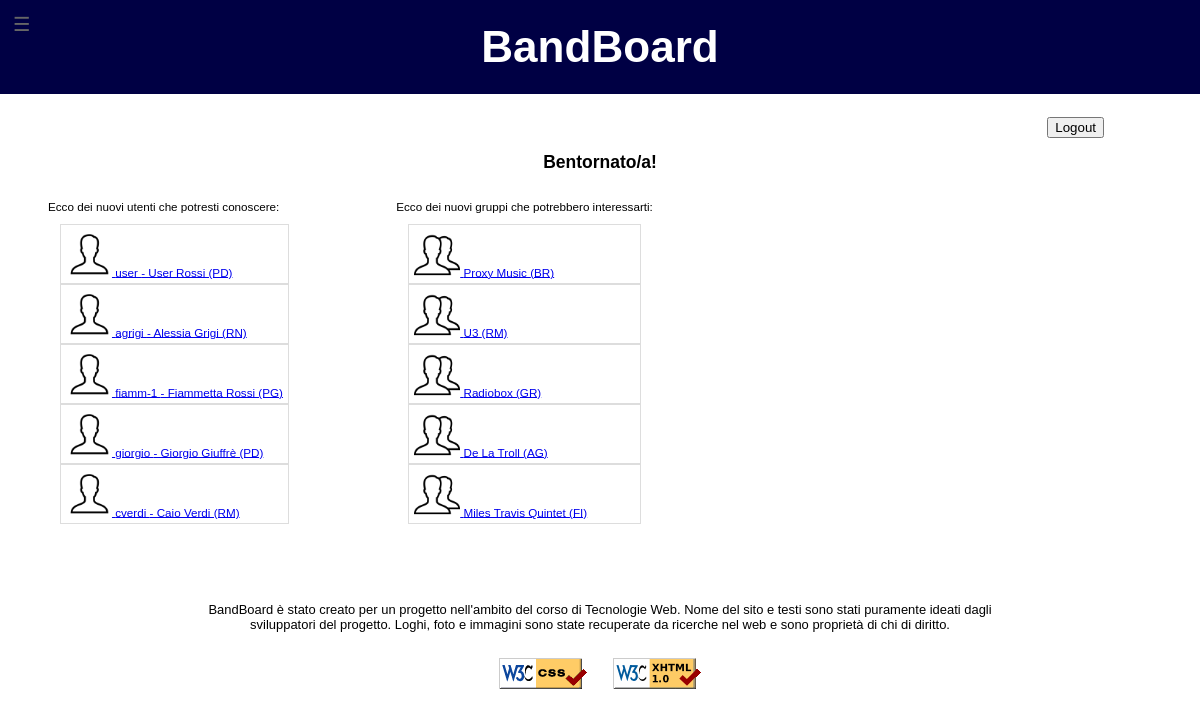
Page / (signed in) on the committed database.
### tables this page shows
CREATE TABLE IF NOT EXISTS Utenti (
	username		VARCHAR(25) PRIMARY KEY,
	password	    CHAR(32) NOT NULL,
	email			VARCHAR(45) NOT NULL UNIQUE,
	nome            VARCHAR(20) DEFAULT NULL,
	cognome         VARCHAR(20) DEFAULT NULL,
	dataNascita		DATE NOT NULL,
	immagine		VARCHAR(45) DEFAULT NULL COMMENT 'Immagine profilo; NULL implica immagine di default',
	descrizione     VARCHAR(200) DEFAULT NULL COMMENT 'Descrizione dell\'utente',
	dataIscrizione	DATETIME NOT NULL,
	provincia		CHAR(2) DEFAULT NULL COMMENT 'Provincia di residenza',
	FOREIGN KEY (provincia) REFERENCES Province (sigla)
	    ON DELETE NO ACTION
	    ON UPDATE CASCADE
);

CREATE TABLE IF NOT EXISTS Gruppi (
	idGruppo		INT(10) UNSIGNED PRIMARY KEY AUTO_INCREMENT,
	nome			VARCHAR(45) NOT NULL,
	immagine		VARCHAR(45) DEFAULT NULL COMMENT 'Immagine profilo; NULL implica immagine di default',
	descrizione     VARCHAR(200) DEFAULT NULL COMMENT 'Descrizione del gruppo',
	dataIscrizione	DATETIME NOT NULL,
	provincia		CHAR(2) NOT NULL,
	FOREIGN KEY (provincia) REFERENCES Province (sigla)
	    ON DELETE NO ACTION
	    ON UPDATE CASCADE
);

### lib/php/paths.php (called while the page is built)
<?php
class Paths {
	public static function getRelativePath($from, $to) {
		$from = is_dir($from) ? rtrim($from, '\/') . '/' : $from;
		$to   = is_dir($to)   ? rtrim($to, '\/') . '/'   : $to;
		$from = str_replace('\\', '/', $from);
		$to   = str_replace('\\', '/', $to);
		$from     = explode('/', $from);
		$to       = explode('/', $to);
		$relPath  = $to;
		foreach ($from as $depth => $dir) {
			if ($dir === $to[$depth]) {
				array_shift($relPath);
			} else {
				$remaining = count($from) - $depth;
				if ($remaining > 1) {
					$padLength = (count($relPath) + $remaining - 1) * -1;
					$relPath = array_pad($relPath, $padLength, '..');
					break;
				} else {
					$relPath[0] = './' . $relPath[0];
				}
			}
		}
		return implode('/', $relPath);
	}
}

### index.php (the view, shortened to what this page needs)
<?php
include_once realpath(dirname(__FILE__))."/lib/php/start.php";
include_once realpath(dirname(__FILE__))."/lib/php/header.php";
include_once realpath(dirname(__FILE__))."/lib/php/menu.php";
include_once realpath(dirname(__FILE__))."/lib/php/footer.php";
function getUtenti() {
	$users="<ul class=\"listaSuggeriti\">";
	$connessione=dbConnectionData::getMysqli();
	try {
		if ($connessione->connect_errno) {
			throw new Exception("Connessione fallita: ".$connessione->connect_error.".");
		} else {
			$query="SELECT username, nome, cognome, immagine, provincia, dataIscrizione FROM Utenti WHERE username!=\"".$_SESSION['username']."\" ORDER BY dataIscrizione DESC LIMIT 5;";
			if (!$result=$connessione->query($query)) {
				echo "Query non valida: ".$connessione->error.".";
			} else {
				if ($result->num_rows>0) {
					while ($row=$result->fetch_array(MYSQLI_ASSOC)) {
						if ($row['immagine']==NULL) {
							$row['immagine']="defaultUser.png";
							$users=$users."<li class=\"elementResult\"><a href=\"profiloUtente/profiloUtente.php?username=".$row['username']."&amp;page=index\"><img class=\"listImage\" src=\"images/site/".$row['immagine']."\" alt=\"Immagine di ".$row['username']."\" /> ".$row['username'];
						} else {
							$users=$users."<li class=\"elementResult\"><a href=\"profiloUtente/profiloUtente.php?username=".$row['username']."&amp;page=index\"><img class=\"listImage\" src=\"images/users/".$row['immagine']."\" alt=\"Immagine di ".$row['username']."\" /> ".$row['username'];
						}
						if ($row['nome']!=NULL || $row['cognome']!=NULL) {
							$users=$users." - ".$row['nome']." ".$row['cognome'];
						}
						if ($row['provincia']!=NULL) {
							$users=$users." (".$row['provincia'].")";
						}
						$users=$users."</a></li>";
					}
				}
			}
		}
	} catch (Exception $e){
		echo "Errore: dati non recuperati (".$e->getMessage().").";
	}
	$users=$users."</ul>";
	return $users;
}
function getGruppi() {
	$bands="<ul class=\"listaSuggeriti\">";
	$connessione=dbConnectionData::getMysqli();
	try {
		if ($connessione->connect_errno) {
			throw new Exception("Connessione fallita: ".$connessione->connect_error.".");
		} else {
			$query="SELECT idGruppo, nome, immagine, provincia, dataIscrizione FROM Gruppi WHERE idGruppo NOT IN (SELECT g.idGruppo FROM Gruppi g JOIN Formazioni f ON g.idGruppo=f.gruppo JOIN Conoscenze c ON f.ruolo=c.idConoscenza WHERE c.utente=\"".$_SESSION['username']."\") ORDER BY dataIscrizione DESC LIMIT 5;";
			if (!$result=$connessione->query($query)) {
				echo "Query non valida: ".$connessione->error.".";
			} else {
				if ($result->num_rows>0) {
					while ($row=$result->fetch_array(MYSQLI_ASSOC)) {
						if ($row['immagine']==NULL) {
							$row['immagine']="defaultBand.png";
							$bands=$bands."<li class=\"elementResult\"><a href=\"profiloGruppo/profiloGruppo.php?idGruppo=".$row['idGruppo']."&amp;page=index\"><img class=\"listImage\" src=\"images/site/".$row['immagine']."\" alt=\"Immagine di ".$row['nome']."\" /> ".$row['nome'];
						} else {
							$bands=$bands."<li class=\"elementResult\"><a href=\"profiloGruppo/profiloGruppo.php?idGruppo=".$row['idGruppo']."&amp;page=index\"><img class=\"listImage\" src=\"images/bands/".$row['immagine']."\" alt=\"Immagine di ".$row['nome']."\" /> ".$row['nome'];
						}
						if ($row['provincia']!=NULL) {
							$bands=$bands." (".$row['provincia'].")";
						}
						$bands=$bands."</a></li>";
					}
				}
			}
		}
	} catch (Exception $e){
		echo "Errore: dati non recuperati (".$e->getMessage().").";
	}
	$bands=$bands."</ul>";
	return $bands;
}
echo Start::getHead(array(
	'Titolo' => "Home - BandBoard",
	'DescrizioneBreve' => "Home - BandBoard",
	'Descrizione' => "Home page del sito BandBoard",
	'Keywords' => array("BandBoard", "home", "bacheca", "musica", "musicisti", "gruppi"),
	'Stylesheets' => array("style.css"),
	'Extra' => array("<link rel=\"stylesheet\" media=\"handheld, screen and (max-width:480px), only screen and (max-device-width:480px)\" href=\"lib/css/style_mobile.css\" type=\"text/css\" />")
));
echo '<body>';
echo Header::getHeader();
if (!isset($_SESSION['started'])) {
	$_SESSION['started']=1;
	$page=file_get_contents(realpath(dirname(__FILE__))."/home/homeNLog.txt");
	$page=str_replace('<scriptNumUtenti />', numUtenti(), $page);
	$page=str_replace('<scriptNumGruppi />', numGruppi(), $page);
	echo $page;
} else {
	if(count($_REQUEST)!=0 && !isset($_SESSION['username'])) {
		echo "<div class=\"report\">";
		$login=false;
		try {
			if (file_exists(realpath(dirname(__FILE__))."/lib/php/utente.php")) {
				require_once(realpath(dirname(__FILE__))."/lib/php/utente.php");
			} else {
				throw new Exception("File necessario per l'esecuzione mancante.");
			}
			if ((isset($_REQUEST['username'])) && (isset($_REQUEST['password']))) {
				foreach ($_REQUEST as $chiave => &$valore) {
					$valore=pulisciInput($valore);
				}
				$connessione=dbConnectionData::getMysqli();
				try {
					if ($connessione->connect_errno) {
						throw new Exception("Connessione fallita: ".$connessione->connect_error.".");
					} else {
						$password=Utente::cript($_REQUEST['password']);
						$query="SELECT * FROM Utenti WHERE Utenti.username=\"".$_REQUEST['username']."\" AND Utenti.password=\"".$password."\";";
						if (!$result=$connessione->query($query)) {
							echo "Query non valida: ".$connessione->error.".";
						} else {
							if ($result->num_rows>0) {
								$login=true;
								$row=$result->fetch_array(MYSQLI_ASSOC);
								$_SESSION['username']=$row['username'];
								$_SESSION['password']=$row['password'];
								$result->free();
							}
						}
						$connessione->close();
					}
				} catch (Exception $e){
					echo "Errore: login fallito (".$e->getMessage().").";
				}
				if ($login==false) {
					print "<p class=\"errRep\">I dati inseriti non sono corretti.</p>";
				}
			} else {
				print "<p class=\"errRep\">I dati inseriti non sono corretti.</p>";
			}
		} catch(Exception $e) {
			print "Il sistema è momentaneamente inutilizzabile. Riprova più tardi: (".$e->getMessage().").";
		}
		echo "</div>";
		if ($login==false) {
			$page=file_get_contents(realpath(dirname(__FILE__))."/home/homeNLog.txt");
			$page=str_replace('<scriptNumUtenti />', numUtenti(), $page);
			$page=str_replace('<scriptNumGruppi />', numGruppi(), $page);
			echo $page;
		} else {
			$page="";
			$page=$page."<div class=\"nav\">".Menu::getMenu(array("Home", "<a href='settings/index.php'>Modifica Profilo</a>", "<a href='cercaUtenti/index.php'>Cerca Utenti</a>", "<a href='cercaGruppi/index.php'>Cerca Gruppi</a>", "<a href='gestioneGruppi/gestioneGruppi.php'>I Miei Gruppi</a>", "<a href='registrazioneGruppo/registrazioneGruppo.php'>Nuovo Gruppo</a>"))."</div>";
			$page=$page.file_get_contents(realpath(dirname(__FILE__))."/home/homeLog.txt");
			$page=str_replace('<utentiSuggeriti />', getUtenti(), $page);
			$page=str_replace('<gruppiSuggeriti />', getGruppi(), $page);
			echo $page;
		}
	} else {
		if (isset($_SESSION['username'])) {
			$page="";
			$page=$page."<div class=\"nav\">".Menu::getMenu(array("Home", "<a href='settings/index.php'>Modifica Profilo</a>", "<a href='cercaUtenti/index.php'>Cerca Utenti</a>", "<a href='cercaGruppi/index.php'>Cerca Gruppi</a>", "<a href='gestioneGruppi/gestioneGruppi.php'>I Miei Gruppi</a>", "<a href='registrazioneGruppo/registrazioneGruppo.php'>Nuovo Gruppo</a>"))."</div>";
			$page=$page.file_get_contents(realpath(dirname(__FILE__))."/home/homeLog.txt");
			$page=str_replace('<utentiSuggeriti />', getUtenti(), $page);
			$page=str_replace('<gruppiSuggeriti />', getGruppi(), $page);
			echo $page;
		} else {
			$page=file_get_contents(realpath(dirname(__FILE__))."/home/homeNLog.txt");
			$page=str_replace('<scriptNumUtenti />', numUtenti(), $page);
			$page=str_replace('<scriptNumGruppi />', numGruppi(), $page);
			echo $page;
		}
	}
}
echo Footer::getFooter();
echo '</body>';
echo '</html>';
?>

### rows in the picture
utenti: username "user", users "- User Rossi (PD)"
utenti: username "agrigi", users "- Alessia Grigi (RN)"
utenti: username "fiamm-1", users "- Fiammetta Rossi (PG)"
utenti: username "giorgio", users "- Giorgio Giuffrè (PD)"
utenti: username "cverdi", users "- Caio Verdi (RM)"
gruppi: nome "Proxy Music", provincia "(BR)"
gruppi: nome "U3", provincia "(RM)"
gruppi: nome "Radiobox", provincia "(GR)"
gruppi: nome "De La Troll", provincia "(AG)"
gruppi: nome "Miles Travis Quintet", provincia "(FI)"

### other values in the picture
$nomeSito "BandBoard"
